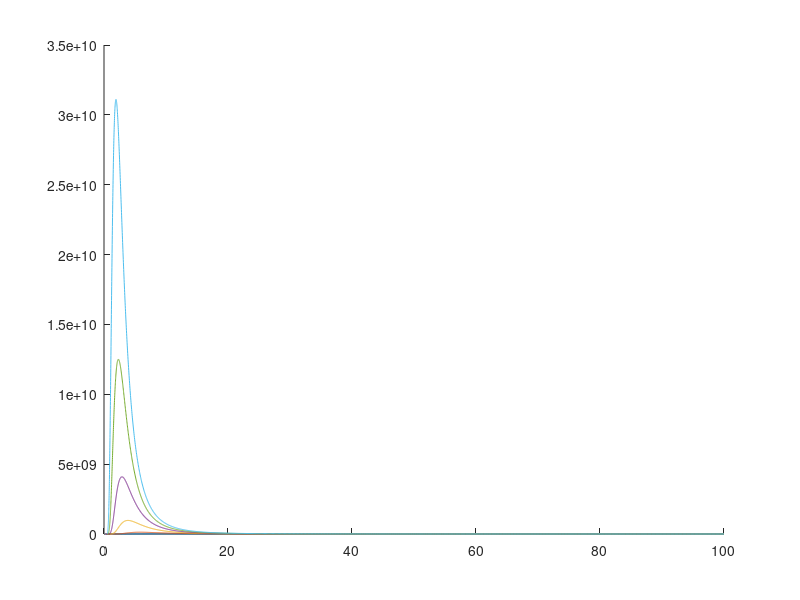
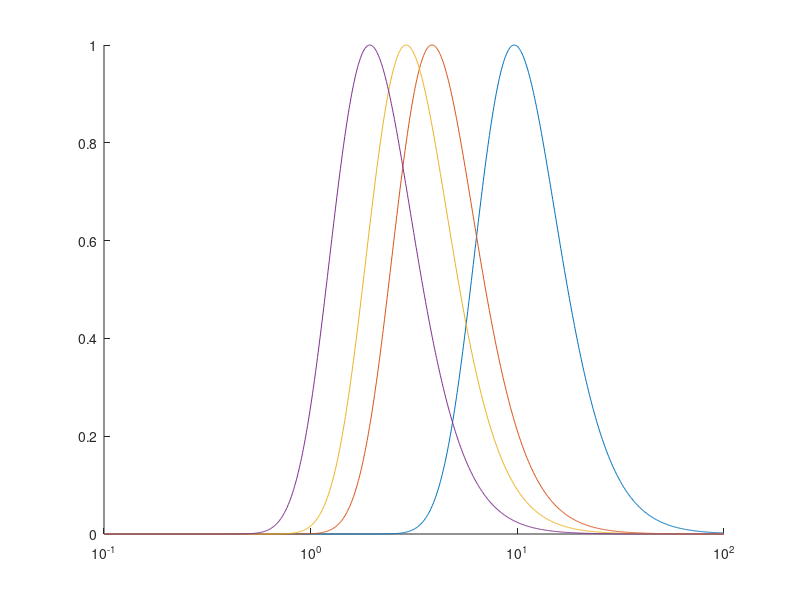

Recreate these plots in MATLAB, in order.

% Script to calculate black body radiation @ temperatures
%
% Copyright (c) 2025 Matthew Campbell
% Permission is hereby granted, free of charge, to use, copy, modify, and distribute this software for any purpose, with or without modification, provided that the above copyright notice and this permission notice appear in all copies.
% THIS SOFTWARE IS PROVIDED "AS IS", WITHOUT WARRANTY OF ANY KIND.
%
% start fresh
clear
close all
format short
format compact
clc

% Constants
cLight = 299792458; % m/s ... light speed
hPlanck = 6.62607015e-34; % J-s ... Planck's constant
kB = 1.380649e-23; % J/K ... Boltzmann constant
sigmaBB = (2*pi^5*kB^4)/(15*cLight^2*hPlanck^3); % W/m2-K4

Tvec = [300 500 750 1000 1250 1500]; % K
lambdaVec = logspace(-1,2,1000)'; % um

[lambdaMat, Tmat] = ndgrid(lambdaVec,Tvec);

IbMat = (2*hPlanck*cLight^2)./((lambdaMat*(1/1e6)).^5.*(exp((hPlanck*cLight)./(kB*lambdaMat*(1/1e6).*Tmat))-1)); % W/m3-sr

figure(1)
hold on;
plot(lambdaVec,IbMat(:,1))
plot(lambdaVec,IbMat(:,2))
plot(lambdaVec,IbMat(:,3))
plot(lambdaVec,IbMat(:,4))
plot(lambdaVec,IbMat(:,5))
plot(lambdaVec,IbMat(:,6))
hold off;
%set(gca,'yscale','log');
%set(gca,'xscale','log');

norm1 = IbMat(:,1)/max(IbMat(:,1));
norm2 = IbMat(:,2)/max(IbMat(:,2));
norm3 = IbMat(:,3)/max(IbMat(:,3));
norm4 = IbMat(:,4)/max(IbMat(:,4));
norm5 = IbMat(:,5)/max(IbMat(:,5));
norm6 = IbMat(:,6)/max(IbMat(:,6));

figure(2)
hold on;
plot(lambdaVec,norm1)
%plot(lambdaVec,norm2)
plot(lambdaVec,norm3)
plot(lambdaVec,norm4)
%plot(lambdaVec,norm5)
plot(lambdaVec,norm6)
hold off;
%set(gca,'yscale','log');
set(gca,'xscale','log');


b = 2.897771955185172661; % mm*K
lambdaPeakVec = (b./Tvec)*(1/1000)*(1e6/1) % mm --> m --> um